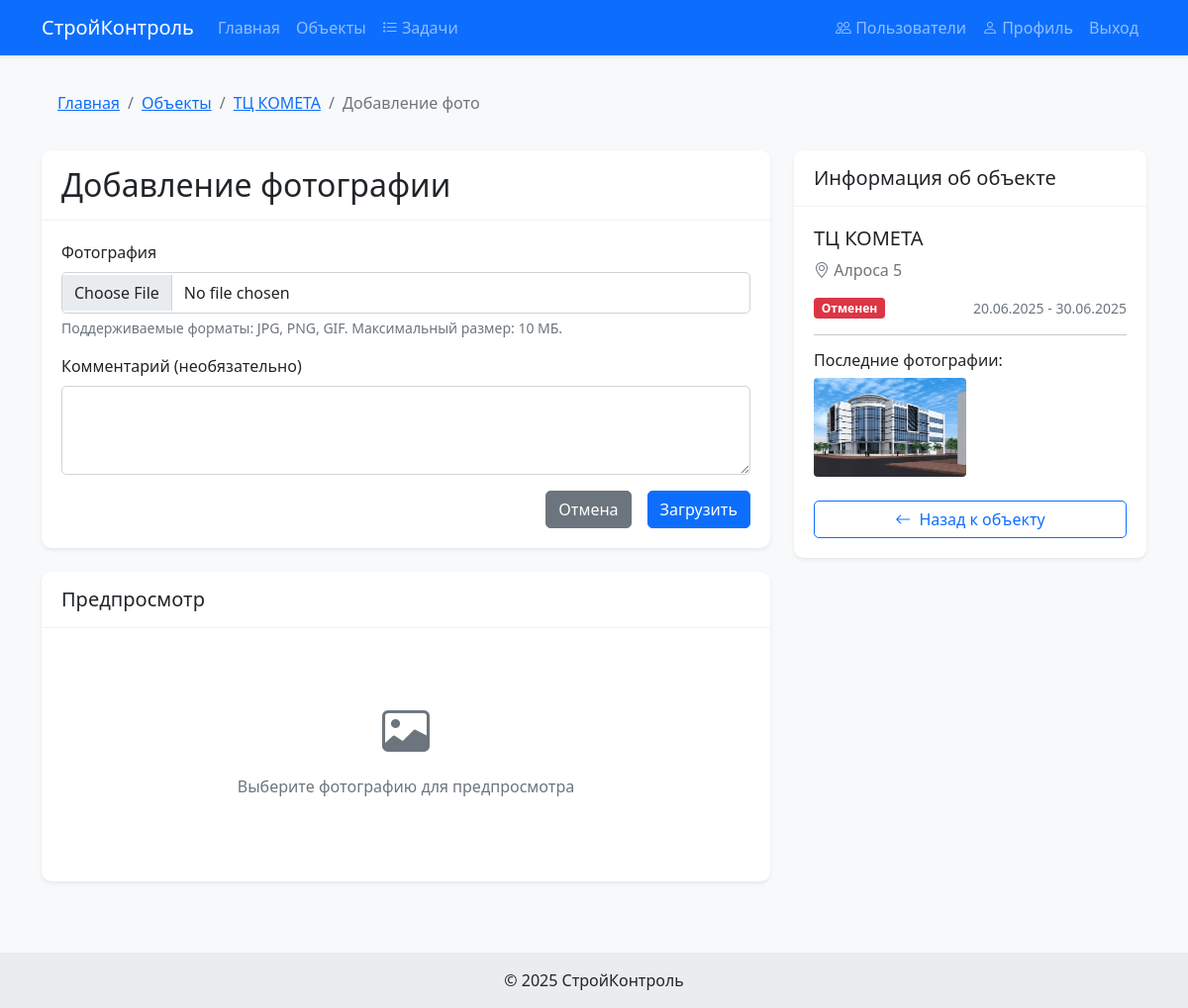
/objects/8/add-photo/ (signed in), run on the app's committed database.
### construction/models.py (models this page shows, shortened)
class ConstructionSite(models.Model):
    STATUS_CHOICES = [
        ('planning', 'Планирование'),
        ('in_progress', 'В процессе'),
        ('on_hold', 'На паузе'),
        ('completed', 'Завершен'),
        ('cancelled', 'Отменен'),
    ]
    name = models.CharField('Название объекта', max_length=200)
    address = models.CharField('Адрес объекта', max_length=255)
    start_date = models.DateField('Дата начала работ', default=timezone.now)
    end_date = models.DateField('Планируемая дата окончания', null=True, blank=True)
    description = models.TextField('Описание объекта', blank=True, null=True)
    status = models.CharField('Статус', max_length=20, choices=STATUS_CHOICES, default='planning')
    progress = models.PositiveSmallIntegerField('Прогресс', default=0, validators=[MinValueValidator(0), MaxValueValidator(100)])
    foreman = models.ForeignKey(User, on_delete=models.SET_NULL, null=True, related_name='sites_managed', verbose_name='Ответственный прораб')
    client = models.ForeignKey(User, on_delete=models.SET_NULL, null=True, related_name='sites_ordered', verbose_name='Заказчик')
    workers = models.ManyToManyField(User, related_name='sites_working', verbose_name='Рабочие', blank=True, null=True)
    def get_status_color(self):
        colors = {
            'planning': 'info',
            'in_progress': 'primary',
            'on_hold': 'warning',
            'completed': 'success',
            'cancelled': 'danger',
        }
        return colors.get(self.status, 'secondary')
    class Meta:
        verbose_name = 'Строительный объект'
        verbose_name_plural = 'Строительные объекты'

class SitePhoto(models.Model):
    site = models.ForeignKey(ConstructionSite, on_delete=models.CASCADE, related_name='photos', verbose_name='Объект')
    photo = models.ImageField('Фотография', upload_to='site_photos/')
    uploaded_by = models.ForeignKey(User, on_delete=models.SET_NULL, null=True, verbose_name='Добавил')
    upload_date = models.DateTimeField('Дата загрузки', auto_now_add=True)
    comment = models.TextField('Комментарий', blank=True, null=True)
    class Meta:
        verbose_name = 'Фотография объекта'
        verbose_name_plural = 'Фотографии объектов'

### construction/views.py (the view)
# urls.py: path('objects/<int:pk>/add-photo/', views.add_photo_view, name='add_photo'),
@login_required
def add_photo_view(request, pk):
    obj = get_object_or_404(ConstructionSite, pk=pk)
    if not _check_photo_permissions(request.user, obj):
        messages.error(request, 'У вас нет прав на добавление фотографий')
        return redirect('object_detail', pk=pk)
    if request.method == 'POST':
        form = SitePhotoForm(request.POST, request.FILES, exclude_fields=[])
        if form.is_valid():
            try:
                photo = form.save(commit=False)
                photo.site = obj
                photo.uploaded_by = request.user
                photo.save()
                messages.success(request, 'Фотография успешно добавлена')
                return redirect('object_detail', pk=obj.pk)
            except Exception as e:
                logger.error(f'Ошибка при добавлении фотографии: {str(e)}')
                messages.error(
                    request,
                    'Произошла ошибка при загрузке фотографии. Пожалуйста, попробуйте снова.'
                )
    else:
        form = SitePhotoForm(exclude_fields=[])
    return render(request, 'construction/add_photo.html', {
        'form': form,
        'object': obj,
        'title': 'Добавление фотографии'
    })

### construction/forms.py (shortened to what this page needs)
class SitePhotoForm(forms.ModelForm):
    class Meta:
        model = SitePhoto
        fields = ['photo', 'comment']
    def __init__(self, *args, **kwargs):
        self.exclude_fields = kwargs.pop('exclude_fields', [])
        super().__init__(*args, **kwargs)
        if not isinstance(self.exclude_fields, list):
            self.exclude_fields = []
        if not hasattr(self, 'fields') or self.fields is None:
            self.fields = {}
        for field_name, field in list(self.fields.items()):  # Используем list для создания копии
            if field_name in self.exclude_fields:
                del self.fields[field_name]
                continue
            field.widget.attrs.update({'class': 'form-control'})
            if field.required and field_name not in self.exclude_fields:
                field.widget.attrs['required'] = 'required'

### construction/models.py (called while the page is built)
    @property
    def is_admin(self):
        return self.role == 'admin' or self.is_superuser or self.is_staff

### construction/views.py (called while the page is built)
def _check_photo_permissions(user, obj):
    return (
        user.is_admin or
        user.role == 'foreman' or
        obj.client == user or
        user in obj.workers.all()
    )

### construction/templates/construction/add_photo.html (shortened to what this page needs)
{% extends 'construction/base.html' %}
{% block breadcrumbs %}
    <li class="breadcrumb-item"><a href="{% url 'objects' %}">Объекты</a></li>
    <li class="breadcrumb-item"><a href="{% url 'object_detail' object.id %}">{{ object.name|truncatechars:20 }}</a></li>
    <li class="breadcrumb-item active" aria-current="page">Добавление фото</li>
{% endblock %}
{% block content %}
<div class="row justify-content-center">
    <div class="col-lg-8">
        <div class="card">
            <div class="card-header">
                <h2 class="card-title mb-0">Добавление фотографии</h2>
            </div>
            <div class="card-body">
                <form method="post" enctype="multipart/form-data">
                    <div class="mb-3">
                        <label for="photo" class="form-label">Фотография</label>
                        <input type="file" class="form-control" id="photo" name="photo" accept="image/*" required>
                        <div class="form-text">Поддерживаемые форматы: JPG, PNG, GIF. Максимальный размер: 10 МБ.</div>
                    </div>
                    <div class="mb-3">
                        <label for="comment" class="form-label">Комментарий (необязательно)</label>
                        <textarea class="form-control" id="comment" name="comment" rows="3"></textarea>
                    </div>
                    <div class="d-grid gap-2 d-md-flex justify-content-md-end">
                        <a href="{% url 'object_detail' object.id %}" class="btn btn-secondary me-md-2">Отмена</a>
                        <button type="submit" class="btn btn-primary">Загрузить</button>
                    </div>
                </form>
            </div>
        </div>
        <div class="card mt-4">
            <div class="card-header">
                <h2 class="h5 mb-0">Предпросмотр</h2>
            </div>
            <div class="card-body text-center">
                <div id="noPreview" class="py-5">
                    <i class="bi bi-image text-muted" style="font-size: 3rem;"></i>
                    <p class="mt-2 text-muted">Выберите фотографию для предпросмотра</p>
                </div>
            </div>
        </div>
    </div>
    <div class="col-lg-4">
        <div class="card">
            <div class="card-header">
                <h2 class="h5 mb-0">Информация об объекте</h2>
            </div>
            <div class="card-body">
                <h5 class="card-title">{{ object.name }}</h5>
                <p class="card-text text-muted">
                    <i class="bi bi-geo-alt"></i> {{ object.address|truncatechars:50 }}
                </p>
                <div class="d-flex justify-content-between align-items-center">
                    <span class="badge bg-{{ object.get_status_color }}">
                        {{ object.get_status_display }}
                    </span>
                    <small class="text-muted">
                        {{ object.start_date|date:"d.m.Y" }} -
                        {% if object.end_date %}{{ object.end_date|date:"d.m.Y" }}{% else %}н.в.{% endif %}
                    </small>
                </div>
                <hr>
                <h6>Последние фотографии:</h6>
                <div class="row g-2">
                    {% for photo in object.photos.all|slice:":4" %}
                    <div class="col-6">
                        <a href="#" class="d-block mb-2" data-bs-toggle="modal" data-bs-target="#photoModal"
                           data-img="{{ photo.photo.url }}" data-caption="{{ photo.comment|default:'Без описания' }}">
                            <img src="{{ photo.photo.url }}" class="img-fluid rounded" alt="Фото объекта"
                                 style="height: 100px; width: 100%; object-fit: cover;">
                        </a>
                    </div>
                    {% empty %}
                    <div class="col-12">
                        <p class="text-muted small">Пока нет загруженных фотографий</p>
                    </div>
                    {% endfor %}
                </div>
                <div class="mt-3">
                    <a href="{% url 'object_detail' object.id %}" class="btn btn-outline-primary w-100">
                        <i class="bi bi-arrow-left"></i> Назад к объекту
                    </a>
                </div>
            </div>
        </div>
    </div>
</div>
{% endblock %}

### construction/static/css/style.css (style rules this page uses)
.card { overflow: hidden; }
.card-header { font-weight: 600; }
.btn i { margin-right: 0.25rem; }
body { font-family: 'Segoe UI', Tahoma, Geneva, Verdana, sans-serif; background-color: #f8f9fa; }
.card { border: none; border-radius: 10px; box-shadow: 0 0.125rem 0.25rem rgba(0, 0, 0, 0.075); margin-bottom: 1.5rem; }
.card-header { background-color: #fff; border-bottom: 1px solid rgba(0, 0, 0, 0.05); padding: 1rem 1.25rem; }
.card-body { padding: 1.25rem; }
.btn { border-radius: 5px; padding: 0.375rem 0.75rem; font-weight: 500; }
.form-control, .form-select { border-radius: 5px; padding: 0.5rem 0.75rem; border: 1px solid #ced4da; }
.badge { color: white !important; }

### data on the page
ConstructionSite: name "ТЦ КОМЕТА", address "Алроса 5", status "Отменен", start_date "20.06.2025", end_date "30.06.2025"
SitePhoto: photo (picture)
